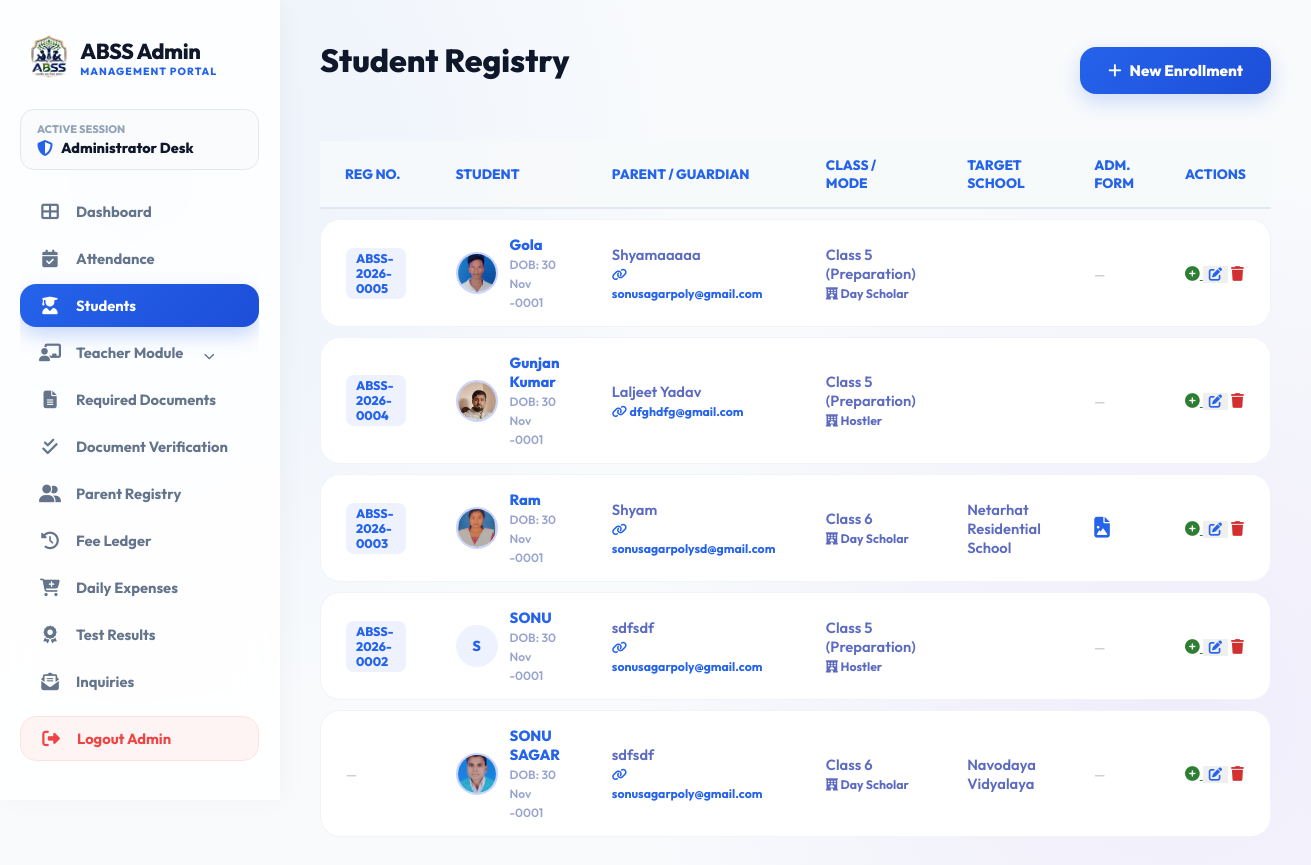
The app's page /admin/students.php (signed in) with its own data.
### tables this page shows
CREATE TABLE `students` (
  `id` int(11) NOT NULL,
  `reg_no` varchar(20) DEFAULT NULL,
  `student_photo` varchar(255) DEFAULT NULL,
  `parent_id` int(11) DEFAULT NULL,
  `name` varchar(100) NOT NULL,
  `parent_name` varchar(100) DEFAULT NULL,
  `phone` varchar(15) DEFAULT NULL,
  `target_school` varchar(100) DEFAULT NULL,
  `class_admitted` varchar(50) DEFAULT NULL,
  `scholar_mode` varchar(50) DEFAULT 'Day Scholar',
  `monthly_discount` decimal(10,2) DEFAULT 0.00,
  `base_fee` decimal(10,2) DEFAULT 0.00,
  `last_billed_date` date DEFAULT NULL,
  `admission_date` date DEFAULT NULL,
  `status` enum('active','inactive','graduated') DEFAULT 'active',
  `created_at` timestamp NOT NULL DEFAULT current_timestamp(),
  `photo` varchar(255) DEFAULT NULL,
  `dob` date DEFAULT NULL,
  `gender` enum('Male','Female','Other') DEFAULT NULL,
  `home_address` text DEFAULT NULL,
  `city` varchar(100) DEFAULT NULL,
  `state` varchar(100) DEFAULT NULL,
  `zip_code` varchar(10) DEFAULT NULL,
  `prev_school` varchar(255) DEFAULT NULL,
  `guardian_relationship` varchar(50) DEFAULT NULL,
  `guardian_email` varchar(150) DEFAULT NULL,
  `guardian_address` text DEFAULT NULL,
  `emergency_contact_name` varchar(150) DEFAULT NULL,
  `emergency_relationship` varchar(50) DEFAULT NULL,
  `emergency_phone` varchar(20) DEFAULT NULL,
  `has_allergies` tinyint(1) DEFAULT 0,
  `allergies_detail` text DEFAULT NULL,
  `has_medical_condition` tinyint(1) DEFAULT 0,
  `medical_condition_detail` text DEFAULT NULL,
  `physician_name` varchar(150) DEFAULT NULL,
  `physician_phone` varchar(20) DEFAULT NULL,
  `insurance_provider` varchar(150) DEFAULT NULL,
  `insurance_policy` varchar(100) DEFAULT NULL
);

CREATE TABLE `parents` (
  `id` int(11) NOT NULL,
  `parent_name` varchar(150) NOT NULL,
  `email` varchar(150) NOT NULL,
  `password` varchar(255) NOT NULL,
  `phone` varchar(20) DEFAULT NULL,
  `created_at` timestamp NOT NULL DEFAULT current_timestamp()
);

### admin/students.php (the view, shortened to what this page needs)
<?php
require_once 'includes/auth.php';
$students = $conn->query("
    SELECT s.*, p.parent_name AS account_parent_name, p.email AS parent_email
    FROM students s
    LEFT JOIN parents p ON s.parent_id = p.id
    ORDER BY s.created_at DESC
");
?>
<!DOCTYPE html>
<html lang="en">
<head>
    <?php include 'includes/head_css.php'; ?>
</head>
<body>
    <?php include 'includes/sidebar.php'; ?>
    <main class="main-content">
        <div class="action-bar">
            <h1>Student Registry</h1>
            <button class="btn-portal" onclick="showModal()">
                <i class="fas fa-plus"></i> New Enrollment
            </button>
        </div>
        <div class="portal-table-container">
            <table>
                <thead>
                    <tr>
                        <th>Reg No.</th>
                        <th>Student</th>
                        <th>Parent / Guardian</th>
                        <th>Class / Mode</th>
                        <th>Target School</th>
                        <th>Adm. Form</th>
                        <th>Actions</th>
                    </tr>
                </thead>
                <tbody>
                    <?php while($row = $students->fetch_assoc()): ?>
                    <tr>
                        <td>
                            <?php if(!empty($row['reg_no'])): ?>
                                <span class="reg-badge"><?php echo htmlspecialchars($row['reg_no']); ?></span>
                            <?php else: ?>
                                <span style="color:#ccc; font-size:0.8rem;">—</span>
                            <?php endif; ?>
                        </td>
                        <td style="color:var(--portal-blue); font-weight:800;">
                            <div style="display:flex; align-items:center; gap:12px;">
                                <?php if(!empty($row['student_photo'])): ?>
                                    <img src="../<?php echo htmlspecialchars($row['student_photo']); ?>" alt="<?php echo htmlspecialchars($row['name']); ?>" style="width:42px; height:42px; border-radius:50%; object-fit:cover; border:2px solid #c7d2fe; flex-shrink:0;">
                                <?php else: ?>
                                    <div style="width:42px; height:42px; border-radius:50%; background:#eef2ff; color:var(--portal-blue); display:flex; align-items:center; justify-content:center; font-size:0.9rem; font-weight:800; flex-shrink:0;"><?php $ini = explode(' ', $row['name']); echo htmlspecialchars(substr($ini[0],0,1).(isset($ini[1])?substr($ini[1],0,1):'')); ?></div>
                                <?php endif; ?>
                                <div>
                                    <?php echo htmlspecialchars($row['name']); ?>
                                    <?php if(!empty($row['dob'])): ?>
                                        <br><small style="color:#9aa5ce; font-weight:600; font-size:0.75rem;">DOB: <?php echo date('d M Y', strtotime($row['dob'])); ?></small>
                                    <?php endif; ?>
                                </div>
                            </div>
                        </td>
                        <td>
                            <?php echo htmlspecialchars($row['parent_name']); ?>
                            <?php if (!empty($row['parent_email'])): ?>
                                <br><small style="color:var(--portal-blue); font-weight:700;"><i class="fas fa-link"></i> <?php echo htmlspecialchars($row['parent_email']); ?></small>
                            <?php endif; ?>
                        </td>
                        <td>
                            <?php echo htmlspecialchars($row['class_admitted']); ?>
                            <br><small style="color:#5c6bc0; font-weight:700;"><i class="fas fa-hotel"></i> <?php echo htmlspecialchars($row['scholar_mode'] ? $row['scholar_mode'] : 'Day Scholar'); ?></small>
                        </td>
                        <td><?php echo htmlspecialchars($row['target_school']); ?></td>
                        <td>
                            <?php if(!empty($row['photo'])): ?>
                                <a href="../<?php echo htmlspecialchars($row['photo']); ?>" target="_blank" title="View Admission Form">
                                    <i class="fas fa-file-image" style="color:var(--portal-blue); font-size:1.3rem;"></i>
                                </a>
                            <?php else: ?>
                                <span style="color:#ccc; font-size:0.8rem;">—</span>
                            <?php endif; ?>
                        </td>
                        <td>
                            <a href="student_addons.php?id=<?php echo $row['id']; ?>" class="btn btn-sm btn-outline-success" style="border:none; color:#2e7d32;" title="Manage Addons">
                                <i class="fas fa-plus-circle"></i>
                            </a>
                            <button class="btn btn-sm btn-outline-primary" style="border:none; color:var(--portal-blue);" onclick='editStudent(<?php echo json_encode($row); ?>)' title="Edit Student">
                                <i class="fas fa-edit"></i>
                            </button>
                            <a href="?delete=<?php echo $row['id']; ?>" class="btn btn-sm btn-outline-danger" style="border:none; color:#d32f2f;" onclick="return confirm('Are you sure you want to delete this student?')" title="Delete Student">
                                <i class="fas fa-trash"></i>
                            </a>
                        </td>
                    </tr>
                    <?php endwhile; ?>
                </tbody>
            </table>
        </div>
    </main>
</body>
</html>

### admin/includes/head_css.php (style rules this page uses)
:root { --portal-blue: #2563eb; --portal-blue-dark: #1d4ed8; --portal-dark: #0f172a; --sidebar-width: 280px; --glass-bg: rgba(255, 255, 255, 0.82); --glass-border: rgba(255, 255, 255, 0.8); --glass-shadow: 0 10px 30px rgba(15, 23, 42, 0.04), inset 0 1px 0 rgba(255, 255, 255, 0.6); --radius-lg: 24px; --radius-md: 16px; --radius-sm: 12px; }
* { box-sizing: border-box; }
body { background: radial-gradient(circle at 10% 20%, rgba(59, 130, 246, 0.07) 0%, transparent 40%), radial-gradient(circle at 90% 80%, rgba(124, 58, 237, 0.07) 0%, transparent 40%), #f8fafc; color: #334155; font-family: 'Outfit', sans-serif; display: flex; min-height: 100vh; overflow-x: hidden; margin: 0; }
.main-content { margin-left: var(--sidebar-width); flex: 1; padding: 40px; box-sizing: border-box; max-width: 1400px; }
h1, h2, h3, h4 { font-family: 'Outfit', sans-serif; font-weight: 800; color: var(--portal-dark); margin-top: 0; }
.btn-portal { background: linear-gradient(135deg, var(--portal-blue), var(--portal-blue-dark)); color: #ffffff; padding: 14px 28px; border-radius: var(--radius-md); border: none; font-weight: 800; font-size: 0.95rem; cursor: pointer; transition: all 0.25s ease; font-family: 'Outfit'; display: inline-flex; align-items: center; justify-content: center; gap: 8px; box-shadow: 0 8px 20px rgba(37, 99, 235, 0.2); }
.portal-table-container, .table-responsive { width: 100%; max-width: 100%; overflow-x: auto; -webkit-overflow-scrolling: touch; margin-top: 15px; min-width: 0; }
table { width: 100%; border-collapse: collapse; text-align: left; }
th { padding: 14px 18px; color: var(--portal-dark); font-weight: 800; font-size: 0.8rem; text-transform: uppercase; background: rgba(248, 250, 252, 0.8); border-bottom: 2px solid #e2e8f0; }
td { padding: 16px 18px; border-bottom: 1px solid #f1f5f9; color: #475569; font-weight: 600; font-size: 0.92rem; }

### admin/students.php (style rules this page uses)
.action-bar { display: flex; justify-content: space-between; align-items: center; margin-bottom: 30px; }
table { width: 100%; border-collapse: separate; border-spacing: 0 10px; }
th { text-align: left; padding: 15px 25px; color: var(--portal-blue); font-weight: 800; font-size: 0.85rem; text-transform: uppercase; }
td { padding: 15px 25px; background: #fff; border-top: 1px solid #f0f4f8; border-bottom: 1px solid #f0f4f8; color: #5c6bc0; font-weight: 600; }
td:first-child { border-left: 1px solid #f0f4f8; border-radius: 20px 0 0 20px; }
td:last-child { border-right: 1px solid #f0f4f8; border-radius: 0 20px 20px 0; }
.reg-badge { display: inline-block; background: #eef2ff; color: var(--portal-blue); padding: 3px 10px; border-radius: 8px; font-weight: 800; font-size: 0.78rem; }

### records on screen
students: reg_no "ABSS-2026-0005", student_photo (picture), name "Gola", dob "30 Nov -0001", parent_name "Shyamaaaaa", parent.email "sonusagarpoly@gmail.com", class_admitted "Class 5 (Preparation)", scholar_mode "Day Scholar"
students: reg_no "ABSS-2026-0004", student_photo (picture), name "Gunjan Kumar", dob "30 Nov -0001", parent_name "Laljeet Yadav", parent.email "dfghdfg@gmail.com", class_admitted "Class 5 (Preparation)", scholar_mode "Hostler"
students: reg_no "ABSS-2026-0003", student_photo (picture), name "Ram", dob "30 Nov -0001", parent_name "Shyam", parent.email "sonusagarpolysd@gmail.com", class_admitted "Class 6", scholar_mode "Day Scholar", target_school "Netarhat Residential School"
students: reg_no "ABSS-2026-0002", name "S", name "SONU", dob "30 Nov -0001", parent_name "sdfsdf", parent.email "sonusagarpoly@gmail.com", class_admitted "Class 5 (Preparation)", scholar_mode "Hostler"
students: student_photo (picture), name "SONU SAGAR", dob "30 Nov -0001", parent_name "sdfsdf", parent.email "sonusagarpoly@gmail.com", class_admitted "Class 6", scholar_mode "Day Scholar", target_school "Navodaya Vidyalaya"
